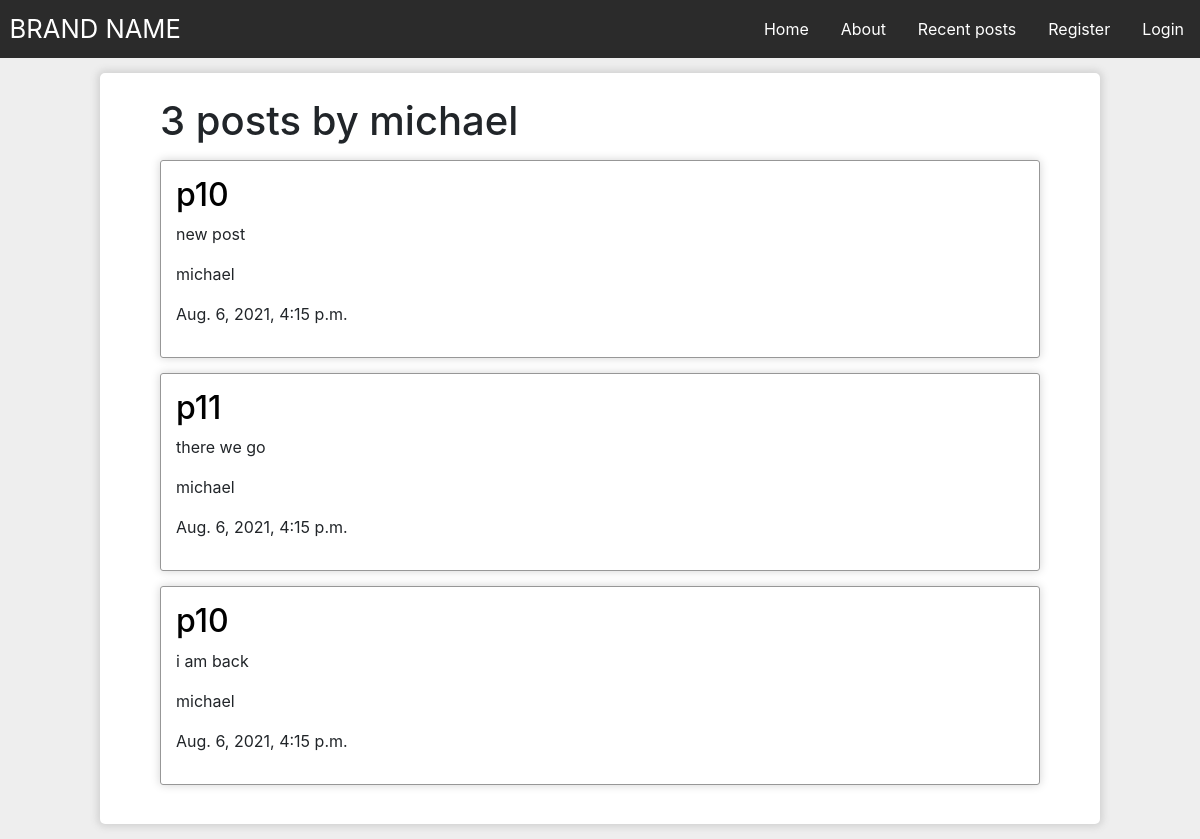
Page /blog/post/michael/ on the committed database.
### Blog/models.py (models this page shows, shortened)
class Post(models.Model):
    title = models.CharField(max_length=20)
    content = models.TextField()
    date_posted = models.DateTimeField(default=timenow, help_text="تاریخ الان")
    author = models.ForeignKey(User, on_delete=models.CASCADE)

### Blog/views.py (the view)
# urls.py: path('post/<str:username>/', views.PostListAuthor.as_view(), name='blog-post-author')
class PostListAuthor(ListView):
    model = Post
    template_name = 'Blog/post.html'
    context_object_name = 'posts'
    ordering = ['-date_posted']
    paginate_by = 5
    def get_queryset(self):
        return Post.objects.filter(author=User.objects.get(username=self.kwargs.get('username')))

### Blog/templates/Blog/post.html (shortened to what this page needs)
{% extends 'Blog/base.html' %}
{% block content %}
    {% if paginator.count != 0 %}
        <h1> {{paginator.count}} post{{paginator.count|pluralize}} by {{ view.kwargs.username }}</h1>
    {% else %}
        <h1>No post yet!</h1>
    {% endif %}
    {% for post in posts %}
        <div class="post">
            <h2> <a style="color: black;" href="{% url 'blog-post' post.id %}">{{post.title}}</a></h2>
            <p>{{post.content}}</p>
            <p>{{post.author}}</p>
            <p>{{post.date_posted}}</p>
        </div>
    {% endfor %}
{% endblock content %}

### Blog/static/Blog/main.css (style rules this page uses)
* { padding: 0; margin: 0; box-sizing: border-box; }
body { background-color: rgb(238, 238, 238); }
h1 { margin-bottom: 15px; }
.post { padding: 15px; border: 1px solid rgb(151, 151, 151); border-radius: 3px; box-shadow: 0 0 10px 0 lightgrey; margin-bottom: 15px; }

### rows in the picture
Post: title "p10", content "new post", author "michael", date_posted "Aug. 6, 2021, 4:15 p.m."
Post: title "p11", content "there we go", author "michael", date_posted "Aug. 6, 2021, 4:15 p.m."
Post: title "p10", content "i am back", author "michael", date_posted "Aug. 6, 2021, 4:15 p.m."

### other values in the picture
{{ paginator.count }} "3"
{{ view.kwargs.username }} "michael"
